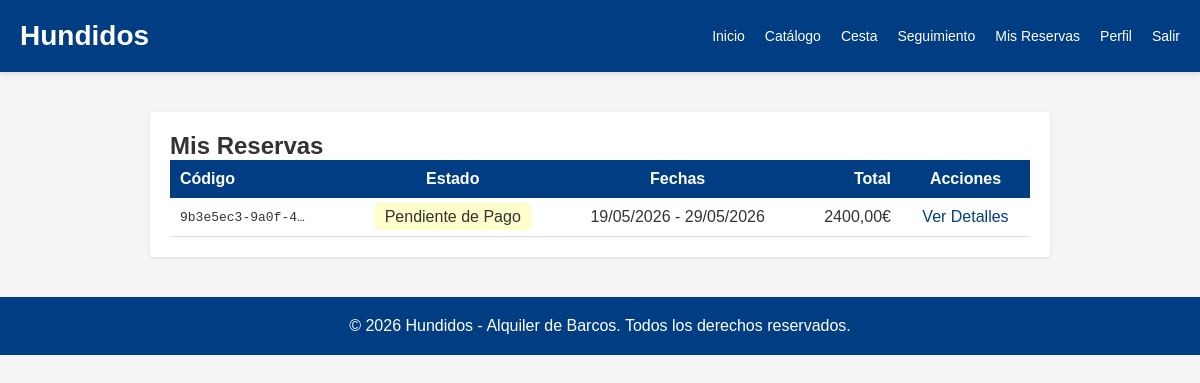
The page /mis-reservas/ (signed in) on the database its author committed.
### reservations/models.py (models this page shows, shortened)
class Reserva(models.Model):
    ESTADO_CHOICES = [
        ('PENDIENTE_DE_PAGO', 'Pendiente de Pago'),
        ('PAGADO', 'Pagado'),
        ('EN_USO', 'En Uso'),
        ('DEVUELTO', 'Devuelto'),
    ]
    METODO_PAGO_CHOICES = [
        ('PAYPAL', 'PayPal'),
        ('CONTRA_REEMBOLSO', 'Contra Reembolso'),
    ]
    codigo_seguimiento = models.CharField(max_length=32, unique=True, default=uuid.uuid4)
    cliente = models.ForeignKey(User, null=True, blank=True, on_delete=models.SET_NULL)
    nombre_cliente = models.CharField(max_length=120)
    email_contacto = models.EmailField()
    telefono = models.CharField(max_length=20, blank=True)
    estado = models.CharField(max_length=20, choices=ESTADO_CHOICES, default='PENDIENTE_DE_PAGO')
    metodo_pago = models.CharField(max_length=20, choices=METODO_PAGO_CHOICES)
    importe_total = models.DecimalField(max_digits=10, decimal_places=2)
    fecha_inicio = models.DateField()
    fecha_fin = models.DateField()
    created_at = models.DateTimeField(auto_now_add=True)
    updated_at = models.DateTimeField(auto_now=True)
    class Meta:
        verbose_name_plural = 'Reservas'

### tracking/views.py (the view)
# urls.py: path('mis-reservas/', views.MyReservationsView.as_view(), name='my_reservations'),
class MyReservationsView(LoginRequiredMixin, TemplateView):
    template_name = 'tracking/my_reservations.html'
    login_url = 'accounts:login'
    def get_context_data(self, **kwargs):
        context = super().get_context_data(**kwargs)
        context['reservas'] = Reserva.objects.filter(cliente=self.request.user).order_by('-created_at')
        return context

### templates/tracking/my_reservations.html (shortened to what this page needs)
{% extends 'base.html' %}
{% block content %}
<div class="container" style="max-width: 900px; margin: 40px auto;">
    <h2>Mis Reservas</h2>
    {% if reservas %}
        <table style="width: 100%; border-collapse: collapse;">
            <thead>
                <tr style="background-color: #003d82; color: white;">
                    <th style="padding: 10px; text-align: left;">Código</th>
                    <th style="padding: 10px; text-align: center;">Estado</th>
                    <th style="padding: 10px; text-align: center;">Fechas</th>
                    <th style="padding: 10px; text-align: right;">Total</th>
                    <th style="padding: 10px; text-align: center;">Acciones</th>
                </tr>
            </thead>
            <tbody>
                {% for reserva in reservas %}
                    <tr style="border-bottom: 1px solid #ddd;">
                        <td style="padding: 10px; font-family: monospace;">{{ reserva.codigo_seguimiento|truncatechars:16 }}</td>
                        <td style="padding: 10px; text-align: center;">
                            <span style="background-color: {% if reserva.estado == 'PAGADO' %}#ccffcc{% elif reserva.estado == 'EN_USO' %}#cce5ff{% elif reserva.estado == 'DEVUELTO' %}#e0e0e0{% else %}#ffffcc{% endif %}; padding: 5px 10px; border-radius: 4px;">
                                {{ reserva.get_estado_display }}
                            </span>
                        </td>
                        <td style="padding: 10px; text-align: center;">{{ reserva.fecha_inicio|date:'d/m/Y' }} - {{ reserva.fecha_fin|date:'d/m/Y' }}</td>
                        <td style="padding: 10px; text-align: right;">{{ reserva.importe_total }}€</td>
                        <td style="padding: 10px; text-align: center;">
                            <a href="{% url 'tracking:detail' reserva.codigo_seguimiento %}" style="color: #003d82; text-decoration: none;">Ver Detalles</a>
                        </td>
                    </tr>
                {% endfor %}
            </tbody>
        </table>
    {% else %}
        <p>No tienes reservas aún.</p>
        <a href="{% url 'catalog:barco_list' %}" style="background-color: #003d82; color: white; padding: 10px 20px; border-radius: 4px; text-decoration: none; display: inline-block;">Ver Catálogo</a>
    {% endif %}
</div>
{% endblock %}

### templates/base.html (style rules this page uses)
* { margin: 0; padding: 0; box-sizing: border-box; }
body { font-family: Arial, sans-serif; background-color: #f5f5f5; color: #333; }
.container { background-color: white; padding: 20px; border-radius: 4px; box-shadow: 0 1px 3px rgba(0,0,0,0.1); }

### rows shown on the page
Reserva: codigo_seguimiento "9b3e5ec3-9a0f-4…", estado "Pendiente de Pago", fecha_inicio "19/05/2026", fecha_fin "29/05/2026", importe_total "2400,00"
